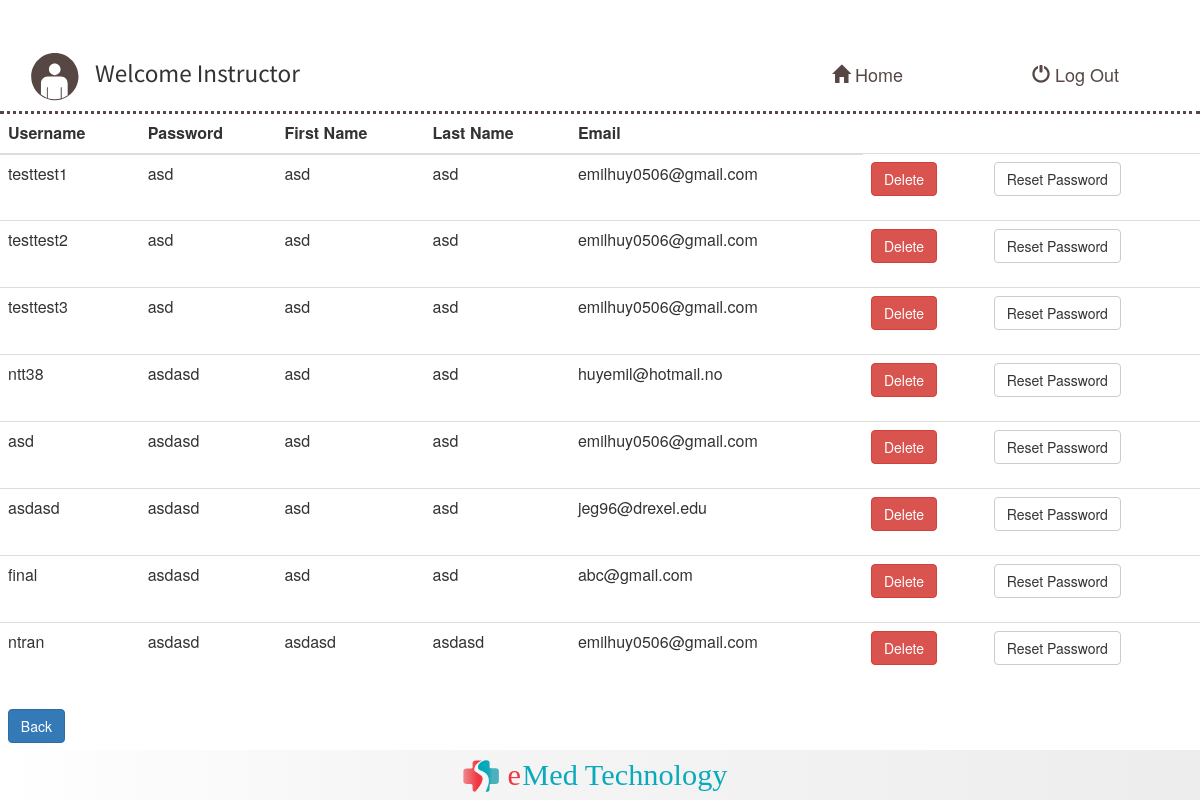
/AccountManagement.php, run on an earlier commit of the app's database.
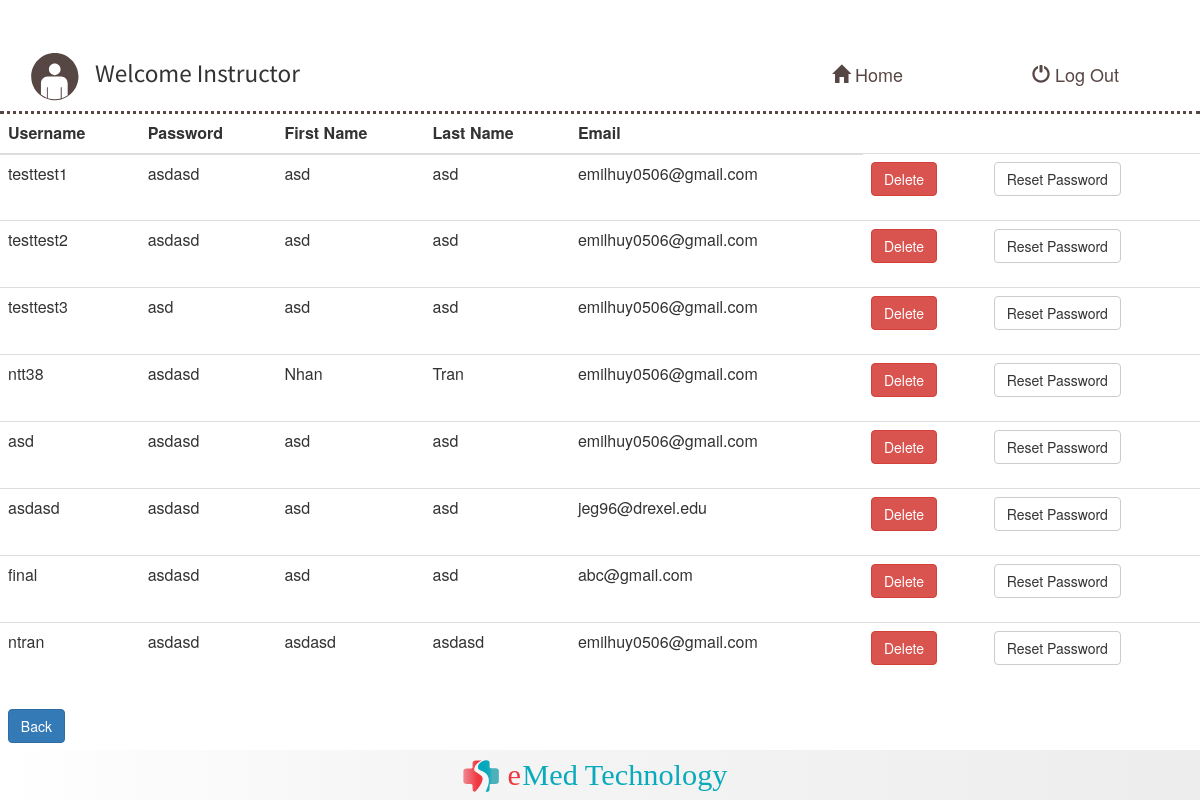
And on a later commit of the database.
### tables this page shows
CREATE TABLE `user_information` (
  `userID` int(11) NOT NULL,
  `Username` varchar(100) NOT NULL,
  `Password` varchar(100) NOT NULL,
  `FirstName` varchar(100) NOT NULL,
  `LastName` varchar(100) NOT NULL,
  `Email` varchar(200) NOT NULL
);

### TableDisplay.php (the view, shortened to what this page needs)
<?php
function studentAccounts($data) {
    $result = '<table class="table" align="center">';
    $result .= '<thead><th>Username</th><th>Password</th><th>First Name</th><th>Last Name</th><th>Email</th></thead>';
    foreach ($data as $value){
                $result .= '<tr>';
                $result .= '<td>'.$value['Username'].'</td>';
                $result .= '<td>'.$value['Password'].'</td>';
                $result .= '<td>'.$value['FirstName'].'</td>';
                $result .= '<td>'.$value['LastName'].'</td>';
                $result .= '<td>'.$value['Email'].'</td>';
                $result .= '<td><form action="DeleteAccount.php" onSubmit="return confirmDelete();" method="POST"><input type="hidden" name="studentUsername" value="'.$value['Username'].'"><input class="btn btn-danger" type="submit" value="Delete"></form></td>';
                $result .= '<td><form action="ResetPassword.php" method="POST"><input type="hidden" name="studentUsername" value="'.$value['Username'].'"><input class="btn btn-default" type="submit" value="Reset Password"></form></td>';
                $result .= '</tr>';
            }
        $result .= '</table>';
        echo $result;
}
?>

What changed in the data, as far as the page shows it:
changed user_information "testtest1": Password "asd" → "asdasd"
changed user_information "testtest2": Password "asd" → "asdasd"
changed user_information "ntt38": FirstName "asd" → "Nhan"; LastName "asd" → "Tran"; Email "huyemil@hotmail.no" → "emilhuy0506@gmail.com"
